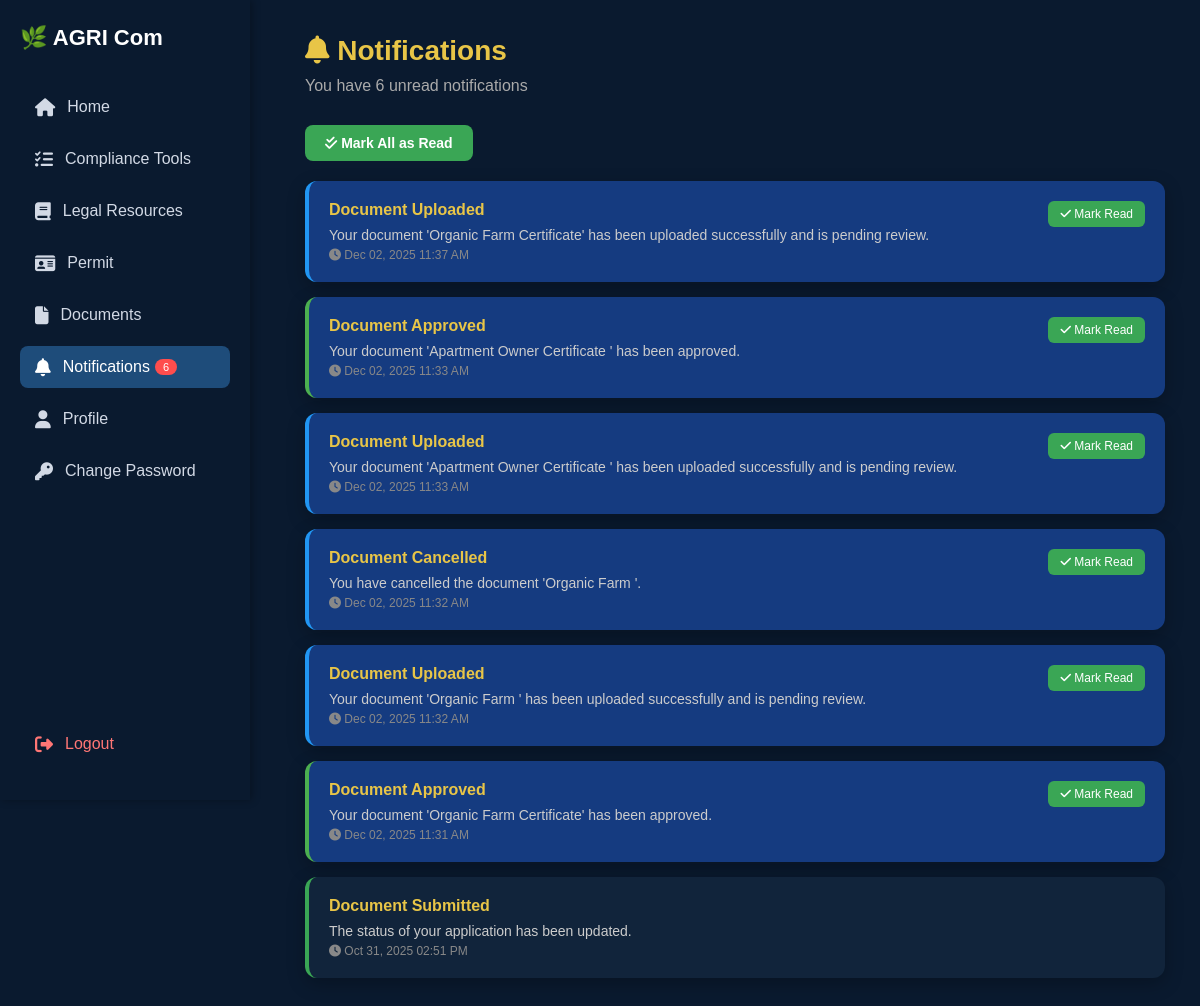
Screenshot of /notifications.php (signed in) with the database file from the repository.
### tables this page shows
CREATE TABLE `notifications` (
  `id` int(11) NOT NULL,
  `user_id` int(11) NOT NULL,
  `title` varchar(255) NOT NULL,
  `message` text NOT NULL,
  `type` enum('info','success','warning','danger') DEFAULT 'info',
  `is_read` tinyint(1) DEFAULT 0,
  `related_type` varchar(50) DEFAULT NULL COMMENT 'permit, document, compliance, etc',
  `related_id` int(11) DEFAULT NULL,
  `created_at` timestamp NOT NULL DEFAULT current_timestamp()
);

### notifications.php (the view, shortened to what this page needs)
<?php
$user_id = $_SESSION['user_id'];
$conn = getPDOConnection();
$stmt = $conn->prepare("SELECT * FROM notifications WHERE user_id = ? ORDER BY created_at DESC LIMIT 50");
$stmt->execute([$user_id]);
$notifications = $stmt->fetchAll();
$unread_count = $conn->prepare("SELECT COUNT(*) FROM notifications WHERE user_id = ? AND is_read = 0");
$unread_count->execute([$user_id]);
$unread = $unread_count->fetchColumn();
?>
<!DOCTYPE html>
<html lang="en">
<head>
<link rel="stylesheet" href="https://cdnjs.cloudflare.com/ajax/libs/font-awesome/6.4.0/css/all.min.css">
</head>
<body>
<div class="sidebar">
    <div class="logo">🌿 AGRI Com</div>
    <a href="home.php"><i class="fa fa-home"></i> Home</a>
    <a href="compliance.php"><i class="fas fa-tasks"></i> Compliance Tools</a>
    <a href="legal_resources.php"><i class="fas fa-book"></i> Legal Resources</a>
    <a href="permit.php"><i class="fa fa-id-card"></i> Permit</a>
    <a href="documents.php"><i class="fa fa-file"></i> Documents</a>
    <a href="notifications.php" class="active"><i class="fas fa-bell"></i> Notifications <?php if($unread > 0): ?><span style="background:#ff4d4d;color:white;padding:2px 8px;border-radius:12px;font-size:11px;margin-left:5px;"><?= $unread ?></span><?php endif; ?></a>
    <a href="profile.php"><i class="fas fa-user"></i> Profile</a>
    <a href="change_password.php"><i class="fas fa-key"></i> Change Password</a>
    <a href="login.php" style="margin-top:auto;color:#ff7675;"><i class="fa fa-sign-out-alt"></i> Logout</a>
</div>
<div class="main-content">
    <h2 class="page-title"><i class="fas fa-bell"></i> Notifications</h2>
    <p class="subtitle">You have <?= $unread ?> unread notification<?= $unread != 1 ? 's' : '' ?></p>
    <div class="action-bar">
        <?php if ($unread > 0): ?>
            <a href="?mark_all_read=1" class="btn"><i class="fas fa-check-double"></i> Mark All as Read</a>
        <?php endif; ?>
    </div>
    <?php if (count($notifications) > 0): ?>
        <?php foreach ($notifications as $notif): ?>
            <div class="notif-card <?= $notif['is_read'] ? '' : 'unread' ?> <?= $notif['type'] ?>">
                <div class="notif-content">
                    <h4><?= htmlspecialchars($notif['title']) ?></h4>
                    <p><?= htmlspecialchars($notif['message']) ?></p>
                    <div class="notif-meta">
                        <i class="fas fa-clock"></i> <?= date('M d, Y h:i A', strtotime($notif['created_at'])) ?>
                    </div>
                </div>
                <div class="notif-actions">
                    <?php if (!$notif['is_read']): ?>
                        <a href="?mark_read=<?= $notif['id'] ?>" class="mark-read-btn">
                            <i class="fas fa-check"></i> Mark Read
                        </a>
                    <?php endif; ?>
                </div>
            </div>
        <?php endforeach; ?>
    <?php endif; ?>
</div>
</body>
</html>

### notifications.php (style rules this page uses)
* { margin:0;padding:0;box-sizing:border-box;font-family:"Poppins",sans-serif; }
body { background: #0A1A2F;color: #f5f6fa; }
.sidebar { width: 250px; height: 100vh; background: #0A1A2F; position: fixed; left: 0; top: 0; padding: 25px 20px; display: flex; flex-direction: column; box-shadow: 2px 0 8px rgba(0, 0, 0, 0.3); }
.sidebar .logo { font-size: 22px; font-weight: bold; color: #fff; margin-bottom: 35px; }
.sidebar a { display: flex; align-items: center; padding: 12px 15px; color: #d2d9e5; font-size: 16px; text-decoration: none; margin-bottom: 10px; border-radius: 8px; transition: 0.2s ease; }
.sidebar a i { margin-right: 12px;font-size: 18px; }
.sidebar a.active { background: #1E4C7A;color: #fff; }
.main-content { margin-left: 270px; padding: 35px; }
.page-title { font-size: 28px; color: #E8C547; margin-bottom: 10px; }
.subtitle { color: #aaa; margin-bottom: 30px; }
.action-bar { margin-bottom: 20px; }
.btn { padding: 10px 20px; background: #3AA655; color: white; border: none; border-radius: 8px; font-size: 14px; font-weight: 600; cursor: pointer; text-decoration: none; display: inline-block; transition: 0.3s; }
.notif-card { background: #11243b; padding: 20px; border-radius: 12px; box-shadow: 0 6px 18px rgba(0,0,0,0.25); margin-bottom: 15px; border-left: 4px solid #3AA655; display: flex; justify-content: space-between; align-items: start; }
.notif-card.unread { background: #153B80; border-left-color: #E8C547; }
.notif-card.info { border-left-color: #2196f3; }
.notif-card.success { border-left-color: #4caf50; }
.notif-content h4 { font-size: 16px; color: #E8C547; margin-bottom: 8px; }
.notif-content p { font-size: 14px; color: #ccc; margin-bottom: 5px; }
.notif-meta { font-size: 12px; color: #888; }
.notif-actions { display: flex; gap: 10px; flex-direction: column; }
.mark-read-btn { padding: 6px 12px; background: #3AA655; color: white; border: none; border-radius: 6px; font-size: 12px; cursor: pointer; text-decoration: none; text-align: center; }

### rows the page displays
notifications: title "Document Uploaded", message "Your document 'Organic Farm Certificate' has been uploaded successfully and is pending review.", created_at "Dec 02, 2025 11:37 AM"
notifications: title "Document Approved", message "Your document 'Apartment Owner Certificate ' has been approved.", created_at "Dec 02, 2025 11:33 AM"
notifications: title "Document Uploaded", message "Your document 'Apartment Owner Certificate ' has been uploaded successfully and is pending review.", created_at "Dec 02, 2025 11:33 AM"
notifications: title "Document Cancelled", message "You have cancelled the document 'Organic Farm '.", created_at "Dec 02, 2025 11:32 AM"
notifications: title "Document Uploaded", message "Your document 'Organic Farm ' has been uploaded successfully and is pending review.", created_at "Dec 02, 2025 11:32 AM"
notifications: title "Document Approved", message "Your document 'Organic Farm Certificate' has been approved.", created_at "Dec 02, 2025 11:31 AM"
notifications: title "Document Submitted", message "The status of your application has been updated.", created_at "Oct 31, 2025 02:51 PM"

### other values shown
$unread "6"
